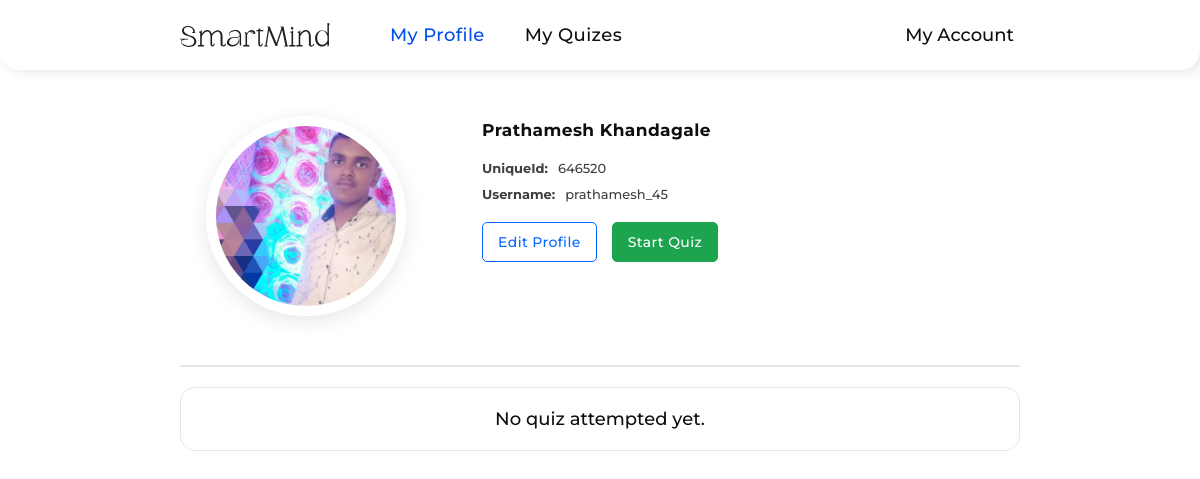
The app's page /user/profile.php (signed in), older data.
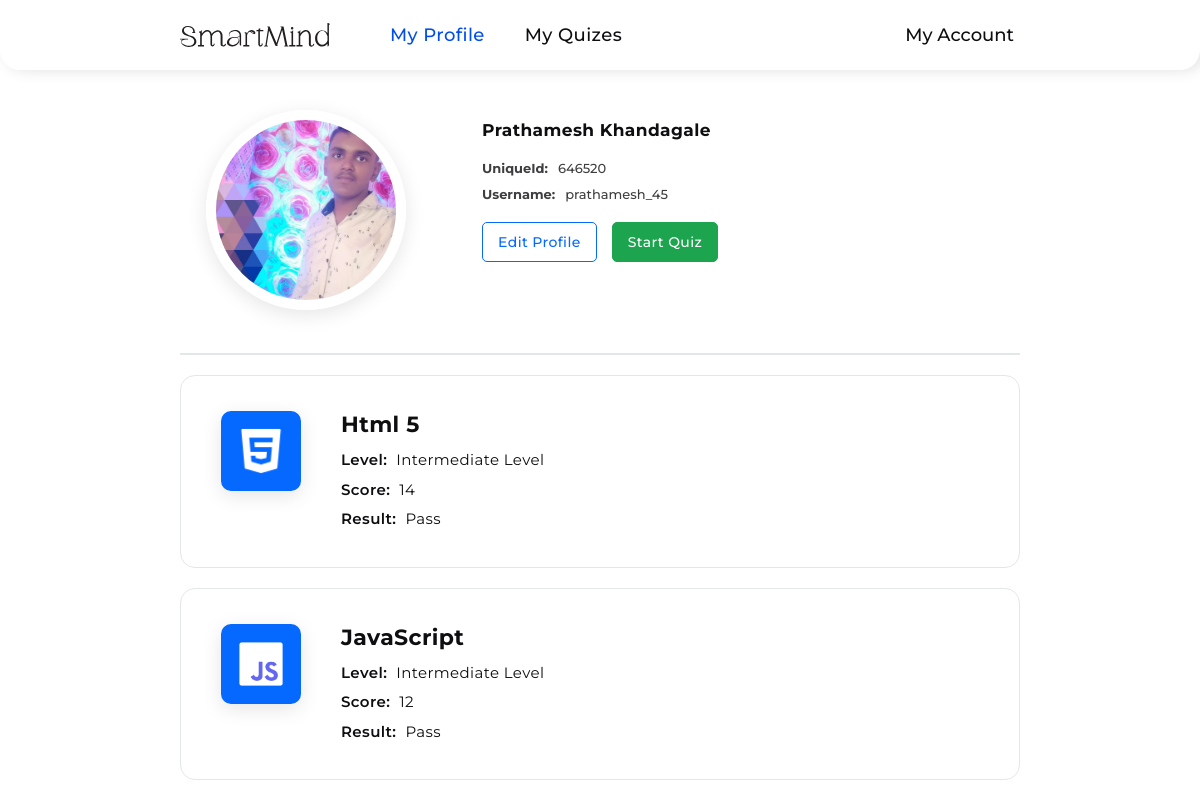
The same page, newer data.
### tables this page shows
CREATE TABLE `students` (
  `studentId` int(11) NOT NULL,
  `studentUniqueId` int(11) NOT NULL,
  `firstName` varchar(255) NOT NULL,
  `lastName` varchar(255) NOT NULL,
  `dateOfBirth` date NOT NULL,
  `gender` varchar(10) NOT NULL,
  `email` varchar(255) NOT NULL,
  `mobileNumber` varchar(10) NOT NULL,
  `username` varchar(255) NOT NULL,
  `studentImage` varchar(255) NOT NULL,
  `password` varchar(255) NOT NULL,
  `accountCreationDateTime` datetime NOT NULL,
  `verificationToken` varchar(255) NOT NULL,
  `tokenExpirationTime` datetime DEFAULT NULL,
  `isVerified` tinyint(1) NOT NULL
);

CREATE TABLE `attempted_quiz` (
  `id` int(11) NOT NULL,
  `studentId` int(11) NOT NULL,
  `student_name` varchar(255) NOT NULL,
  `topic_unique_id` varchar(255) NOT NULL,
  `quiz_topic_name` varchar(255) NOT NULL,
  `langImages` varchar(255) NOT NULL,
  `level` varchar(100) NOT NULL,
  `score` int(11) NOT NULL,
  `result` varchar(100) NOT NULL
);

### assets/php/profileDetails.php (called while the page is built, shortened)
<?php
require "connection.php";
if (!empty($_SESSION['studentId'])) {
  $studentId = $_SESSION['studentId'];
  $selectQuery = mysqli_query($connection, "SELECT * FROM `students` WHERE `studentId` = $studentId");
  if ($selectQuery) {
    $fetchData = mysqli_fetch_assoc($selectQuery);
  }
  else {
    echo mysqli_error($connection);
  }
}
else
{
  header("Location: ../login.php");
}
?>

### assets/php/attemptedQuiz.php (called while the page is built)
<?php
include "connection.php";
if (!empty($_SESSION["studentId"])) {
  $studentId = $_SESSION["studentId"];
  $selectQuery = mysqli_query($connection, "SELECT * FROM `attempted_quiz` WHERE `studentId` = $studentId");
}
?>

### user/profile.php (the view, shortened to what this page needs)
<?php
include "../assets/php/profileDetails.php";
include "../assets/php/attemptedQuiz.php";
?>
<!DOCTYPE html>
<html lang="en">
<head>
  <link rel="stylesheet" href="../assets/css/profile.css" />
  <link rel="stylesheet" href="https://cdn-uicons.flaticon.com/2.1.0/uicons-regular-rounded/css/uicons-regular-rounded.css" />
  <link rel="stylesheet" href="https://cdn-uicons.flaticon.com/2.1.0/uicons-thin-straight/css/uicons-thin-straight.css" />
</head>
<body>
  <header class="header">
    <div class="left-side">
      <div class="logo">
        <img src="../assets/images/Logo.svg" alt="logo" />
      </div>
      <nav class="navbar">
        <ul>
          <li class="active"><a href="./profile.php">My Profile</a></li>
          <li><a href="./quizes.php">My Quizes</a></li>
        </ul>
      </nav>
    </div>
    <div class="right-side">
      <div class="user">
        <span>My Account <i class="fi fi-rr-angle-small-down"></i></span>
      </div>
    </div>
  </header>
  <section class="profile-container">
    <div class="container">
      <div class="profile-content">
        <div class="student-image">
          <label for="profile-img">
            <?php
            if (!empty($fetchData["studentImage"])) {
            ?>
              <img src="../assets/StudentsProfileImages/<?php echo $fetchData["studentImage"]; ?>" style='width: 20rem; height: 20rem; object-fit: cover; border: 1rem solid #fff; text-align: center; border-radius: 50%; box-shadow: 0 5px 2rem rgba(0, 0, 0, 0.1);' class='profile-img'>
            <?php
            } else {
            ?>
            <?php
              echo "<img src='../assets/images/profile-user.png' style='width: 20rem; height: 20rem; object-fit: cover; text-align: center; border: 1rem solid #fff; border-radius: 50%; box-shadow: 0 5px 2rem rgba(0, 0, 0, 0.1);' class='profile-img'>";
            }
            ?>
          </label>
        </div>
        <div class="student-data">
          <h1><?php echo $fetchData['firstName'] . ' ' . $fetchData['lastName']; ?></h1>
          <div class="profile-info-wrapper">
            <div class="profile-info-item">
              <span class="profile-info-item-label">UniqueId: </span>
              <span class="profile-info-item-value"><?php echo $fetchData['studentUniqueId'] ?></span>
            </div>
            <div class="profile-info-item">
              <span class="profile-info-item-label">Username: </span>
              <span class="profile-info-item-value"><?php echo $fetchData['username'] ?></span>
            </div>
            <div class="profile-info-item">
              <a class="edit-profile" href="./editprofile.php">Edit Profile</a>
              <a class="start-quiz" href="./quizes.php">Start Quiz</a>
            </div>
          </div>
        </div>
      </div>
      <div class="quizes-content">
        <?php
        if (mysqli_num_rows($selectQuery) > 0) {
          while ($row = mysqli_fetch_assoc($selectQuery)) {
        ?>
            <div class="quiz-container">
              <div class="lang-image-container">
                <div class="lang-image">
                  <?php
                  if (!empty($row["langImages"])) {
                  ?>
                    <img src="../assets/languageImages/<?php echo $row["langImages"] ?>" alt="language-logo">
                  <?php
                  } else {
                  ?>
                    <img src="../assets/images/default-lang-image.png" alt="default-lang-image">
                  <?php
                  }
                  ?>
                </div>
              </div>
              <div class="quiz-attempted-info">
                <div class="profile-skills-item">
                  <h2><?php echo $row["quiz_topic_name"]; ?></h2>
                </div>
                <div class="profile-skills-item">
                  <span class="profile-skills-item-label">Level: </span>
                  <span class="profile-skills-item-value"><?php echo $row["level"]; ?></span>
                </div>
                <div class="profile-skills-item">
                  <span class="profile-skills-item-label">Score: </span>
                  <span class="profile-skills-item-value"><?php echo $row["score"]; ?></span>
                </div>
                <div class="profile-skills-item">
                  <span class="profile-skills-item-label">Result: </span>
                  <span class="profile-skills-item-value"><?php echo $row["result"]; ?></span>
                </div>
              </div>
            </div>
          <?php
          }
          ?>
        <?php
        } else {
        ?>
          <div class="no-quiz-attempted">
            <span>No quiz attempted yet.</span>
          </div>
        <?php
        }
        ?>
      </div>
    </div>
  </section>
</body>
</html>

Row changes from the older to the newer data that the page shows:
added attempted_quiz: langImages (picture), quiz_topic_name "Html 5", level "Intermediate Level", score "14", result "Pass"
added attempted_quiz: langImages (picture), quiz_topic_name "JavaScript", level "Intermediate Level", score "12", result "Pass"
Text that changed along with them:
text no longer shown: "No quiz attempted yet."
